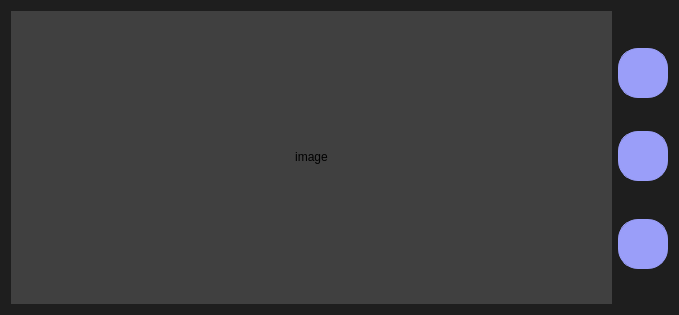
<?xml version="1.0" encoding="UTF-8"?>
<ui version="4.0">
 <class>Dialog</class>
 <widget class="QDialog" name="Dialog">
  <property name="geometry">
   <rect>
    <x>0</x>
    <y>0</y>
    <width>679</width>
    <height>315</height>
   </rect>
  </property>
  <property name="windowTitle">
   <string>Dialog</string>
  </property>
  <property name="styleSheet">
   <string notr="true">* {
background-color: rgb(30, 30, 30);
border:none;
}
QPushButton {
	font: 63 8pt &quot;JetBrains Mono NL SemiBold&quot;;
	background-color: #9a9ef9;
	border: 1px solid #9a9ef9;
	border-radius: 20px;
	color: #FFFFFF;
}
QPushButton:hover {
    border-radius:20px;
	border: 1px solid #7070d0;
	background-color: #7070d0;
    color: white;
}

QPushButton:disabled {
    background-color: gray;
    color: white;
}

QPushButton:pressed {
    
	background-color: rgb(85, 0, 255);
    color: white;
}</string>
  </property>
  <layout class="QHBoxLayout" name="horizontalLayout">
   <item>
    <widget class="QFrame" name="frame">
     <property name="sizePolicy">
      <sizepolicy hsizetype="Expanding" vsizetype="Expanding">
       <horstretch>0</horstretch>
       <verstretch>0</verstretch>
      </sizepolicy>
     </property>
     <property name="styleSheet">
      <string notr="true">background-color: rgb(64, 64, 64);</string>
     </property>
     <property name="frameShape">
      <enum>QFrame::StyledPanel</enum>
     </property>
     <property name="frameShadow">
      <enum>QFrame::Raised</enum>
     </property>
     <layout class="QHBoxLayout" name="horizontalLayout_2">
      <item>
       <widget class="QLabel" name="image">
        <property name="sizePolicy">
         <sizepolicy hsizetype="Fixed" vsizetype="Fixed">
          <horstretch>0</horstretch>
          <verstretch>0</verstretch>
         </sizepolicy>
        </property>
        <property name="styleSheet">
         <string notr="true"/>
        </property>
        <property name="text">
         <string>image</string>
        </property>
        <property name="scaledContents">
         <bool>false</bool>
        </property>
        <property name="alignment">
         <set>Qt::AlignCenter</set>
        </property>
       </widget>
      </item>
     </layout>
    </widget>
   </item>
   <item>
    <layout class="QVBoxLayout" name="verticalLayout">
     <item>
      <widget class="QPushButton" name="save_button">
       <property name="minimumSize">
        <size>
         <width>50</width>
         <height>50</height>
        </size>
       </property>
       <property name="maximumSize">
        <size>
         <width>50</width>
         <height>40</height>
        </size>
       </property>
       <property name="text">
        <string/>
       </property>
       <property name="icon">
        <iconset>
         <normaloff>data/icons8-save-50.png</normaloff>data/icons8-save-50.png</iconset>
       </property>
       <property name="iconSize">
        <size>
         <width>25</width>
         <height>25</height>
        </size>
       </property>
      </widget>
     </item>
     <item>
      <widget class="QPushButton" name="choose_color_button">
       <property name="minimumSize">
        <size>
         <width>50</width>
         <height>50</height>
        </size>
       </property>
       <property name="maximumSize">
        <size>
         <width>50</width>
         <height>16777215</height>
        </size>
       </property>
       <property name="text">
        <string/>
       </property>
       <property name="icon">
        <iconset>
         <normaloff>data/palette.png</normaloff>data/palette.png</iconset>
       </property>
       <property name="iconSize">
        <size>
         <width>25</width>
         <height>25</height>
        </size>
       </property>
      </widget>
     </item>
     <item>
      <widget class="QPushButton" name="delete_button">
       <property name="minimumSize">
        <size>
         <width>50</width>
         <height>50</height>
        </size>
       </property>
       <property name="maximumSize">
        <size>
         <width>100</width>
         <height>16777215</height>
        </size>
       </property>
       <property name="text">
        <string/>
       </property>
       <property name="icon">
        <iconset>
         <normaloff>data/bin.png</normaloff>data/bin.png</iconset>
       </property>
       <property name="iconSize">
        <size>
         <width>25</width>
         <height>25</height>
        </size>
       </property>
      </widget>
     </item>
    </layout>
   </item>
  </layout>
 </widget>
 <resources/>
 <connections/>
</ui>
